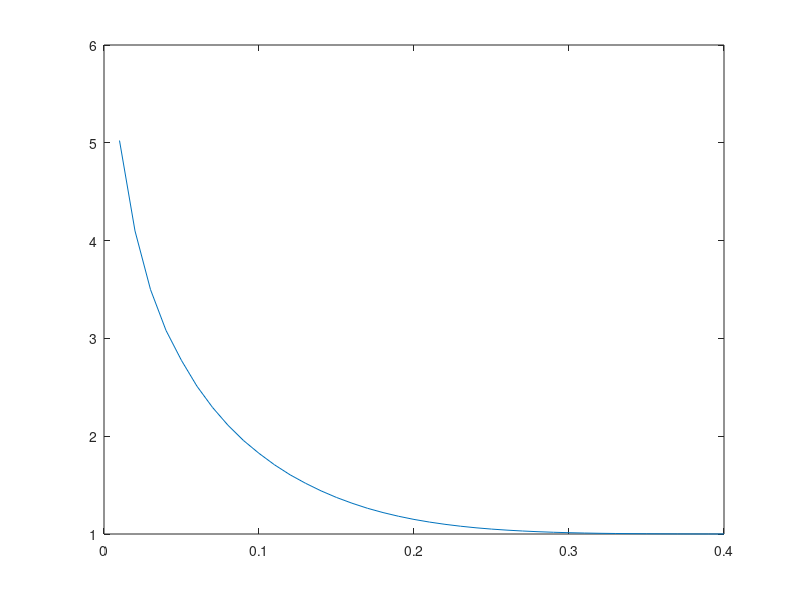

The MATLAB source for this figure:
clear all;close all;clc

N=1000;
n = 5;

% ==============================================
% Generate Data Points:
% Vectors on Unit-Sphere in 5-D space
data = zeros(1,5,N);
for i=1:N
    A = rand(1,n);
    data(:,:,i) = A/sum(A);
end
% ==============================================
% Number of pairs being compared
M = N*(N-1)/2;

rsqr = zeros(1,M);
count = 0;
for i=1:N
for j=i+1:N
    count = count +1;
    dist = norm(data(:,:,i)-data(:,:,j),'fro');
    rsqr(count) = dist;
end
end

% ==============================================
rMin = min(rsqr);
rMax = max(rsqr);

% Determine RMAX -> Used for Scaling.
RMAX = ceil(rMax) + 1;
rsqr_Scaled = rsqr/RMAX;

% r-Values for Plotting
rVals = 0.01:0.01:0.4;
C = zeros(size(rVals));

for i = 1:length(rVals)
    r = rVals(i);
    C(i) = sum(rsqr_Scaled < r*ones(size(rsqr_Scaled)));
end

C = C/M;

dims = log(C)./log(rVals);
    
plot(rVals,2.^dims)